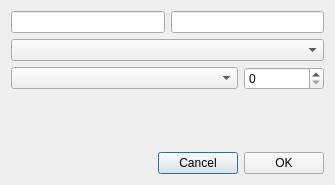
<?xml version="1.0" encoding="UTF-8"?>
<ui version="4.0">
 <class>DialogSetGenericWidget</class>
 <widget class="QDialog" name="DialogSetGenericWidget">
  <property name="windowModality">
   <enum>Qt::ApplicationModal</enum>
  </property>
  <property name="geometry">
   <rect>
    <x>0</x>
    <y>0</y>
    <width>335</width>
    <height>185</height>
   </rect>
  </property>
  <property name="windowTitle">
   <string>Structs</string>
  </property>
  <property name="modal">
   <bool>true</bool>
  </property>
  <layout class="QVBoxLayout" name="verticalLayout">
   <item>
    <layout class="QHBoxLayout" name="horizontalLayout_3">
     <item>
      <widget class="QLineEdit" name="lineEditOffset"/>
     </item>
     <item>
      <widget class="QLineEdit" name="lineEditSize"/>
     </item>
    </layout>
   </item>
   <item>
    <widget class="QComboBox" name="comboBoxStruct"/>
   </item>
   <item>
    <layout class="QHBoxLayout" name="horizontalLayout">
     <item>
      <widget class="QComboBox" name="comboBoxMode"/>
     </item>
     <item>
      <widget class="QSpinBox" name="spinBoxCount">
       <property name="maximumSize">
        <size>
         <width>80</width>
         <height>16777215</height>
        </size>
       </property>
       <property name="maximum">
        <number>1000</number>
       </property>
      </widget>
     </item>
    </layout>
   </item>
   <item>
    <spacer name="verticalSpacer">
     <property name="orientation">
      <enum>Qt::Vertical</enum>
     </property>
     <property name="sizeHint" stdset="0">
      <size>
       <width>20</width>
       <height>44</height>
      </size>
     </property>
    </spacer>
   </item>
   <item>
    <layout class="QHBoxLayout" name="horizontalLayout_2">
     <item>
      <spacer name="horizontalSpacer">
       <property name="orientation">
        <enum>Qt::Horizontal</enum>
       </property>
       <property name="sizeHint" stdset="0">
        <size>
         <width>40</width>
         <height>20</height>
        </size>
       </property>
      </spacer>
     </item>
     <item>
      <widget class="QPushButton" name="pushButtonCancel">
       <property name="text">
        <string>Cancel</string>
       </property>
      </widget>
     </item>
     <item>
      <widget class="QPushButton" name="pushButtonOK">
       <property name="text">
        <string>OK</string>
       </property>
      </widget>
     </item>
    </layout>
   </item>
  </layout>
 </widget>
 <resources/>
 <connections/>
</ui>
